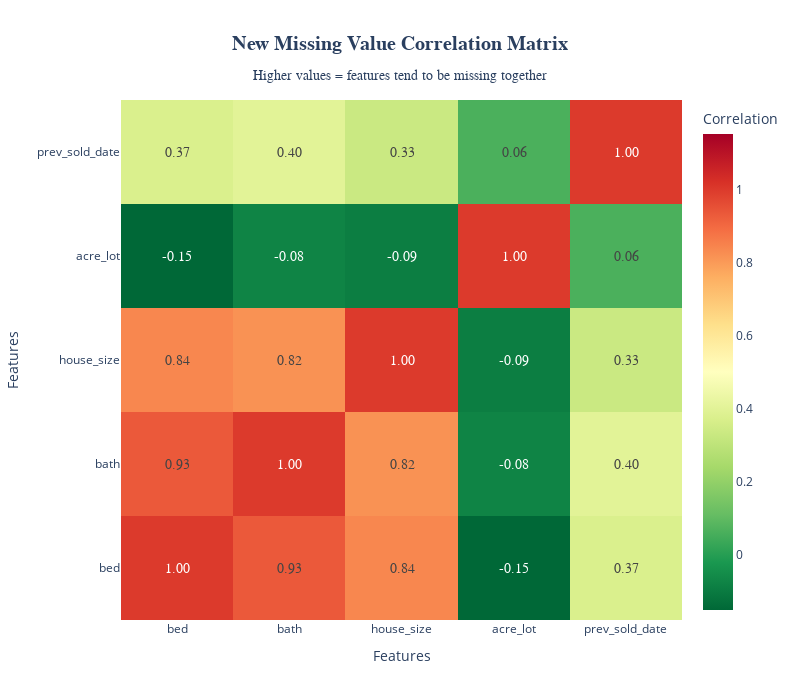

Notebook source saved alongside this figure:
### Code cell
# Correlation matrix of missing values
# critical_cols = ['bed', 'bath', 'house_size', 'acre_lot', 'prev_sold_date'] # columns with significant missing values
# missing_indicators = df[critical_cols].isnull().astype(int) # create binary indicators
corr_matrix_after = missing_indicators.corr() # correlation matrix

fig6 = go.Figure(data=go.Heatmap(
    z=corr_matrix_after.values,
    x=corr_matrix_after.columns,
    y=corr_matrix_after.index,
    colorscale='RdYlGn_r',
    zmid=0.5,
    text=corr_matrix_after.values,
    texttemplate='%{text:.2f}',
    textfont={"size": 14, "family": "Arial Black"},
    colorbar=dict(title="Correlation"),
    hovertemplate='<b>%{y} vs %{x}</b><br>' +
                  'Correlation: %{z:.3f}<br>' +
                  '<extra></extra>'
))

fig6.update_layout(
    title={
        'text': '<b>New Missing Value Correlation Matrix</b><br>' +
                '<sub>Higher values = features tend to be missing together</sub>',
        'x': 0.5,
        'xanchor': 'center',
        'font': {'size': 20, 'family': 'Arial Black'}
    },
    xaxis_title='Features',
    yaxis_title='Features',
    width=800,
    height=700,
    template='plotly_white'
)

fig6.show()

### Figure 1 — Plotly figure (JSON) as saved in the notebook; plotly's stock layout.template omitted (floating-point values rounded to 4 significant figures)
{"data": [{"colorbar": {"title": {"text": "Correlation"}}, "colorscale": [[0, "rgb(0,104,55)"], [0.1, "rgb(26,152,80)"], [0.2, "rgb(102,189,99)"], [0.3, "rgb(166,217,106)"], [0.4, "rgb(217,239,139)"], [0.5, "rgb(255,255,191)"], [0.6, "rgb(254,224,139)"], [0.7, "rgb(253,174,97)"], [0.8, "rgb(244,109,67)"], [0.9, "rgb(215,48,39)"], [1, "rgb(165,0,38)"]], "hovertemplate": "<b>%{y} vs %{x}</b><br>Correlation: %{z:.3f}<br><extra></extra>", "text": [[1, 0.9336, 0.8392, -0.1527, 0.3736], [0.9336, 1, 0.8165, -0.07736, 0.3987], [0.8392, 0.8165, 1, -0.09335, 0.3321], [-0.1527, -0.07736, -0.09335, 1, 0.06247], [0.3736, 0.3987, 0.3321, 0.06247, 1]], "textfont": {"family": "Arial Black", "size": 14}, "texttemplate": "%{text:.2f}", "type": "heatmap", "x": ["bed", "bath", "house_size", "acre_lot", "prev_sold_date"], "y": ["bed", "bath", "house_size", "acre_lot", "prev_sold_date"], "z": [[1, 0.9336, 0.8392, -0.1527, 0.3736], [0.9336, 1, 0.8165, -0.07736, 0.3987], [0.8392, 0.8165, 1, -0.09335, 0.3321], [-0.1527, -0.07736, -0.09335, 1, 0.06247], [0.3736, 0.3987, 0.3321, 0.06247, 1]], "zmid": 0.5}], "layout": {"height": 700, "title": {"font": {"family": "Arial Black", "size": 20}, "text": "<b>New Missing Value Correlation Matrix</b><br><sub>Higher values = features tend to be missing together</sub>", "x": 0.5, "xanchor": "center"}, "width": 800, "xaxis": {"title": {"text": "Features"}}, "yaxis": {"title": {"text": "Features"}}}}
